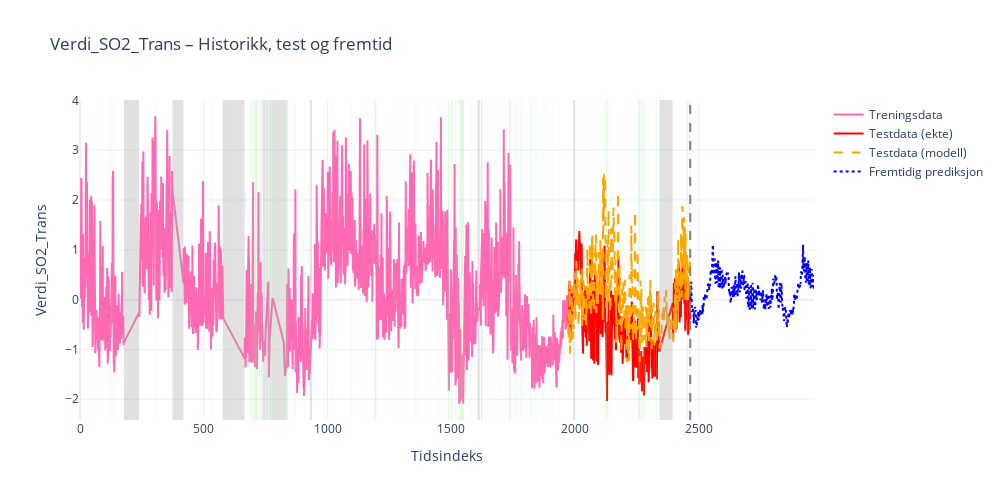
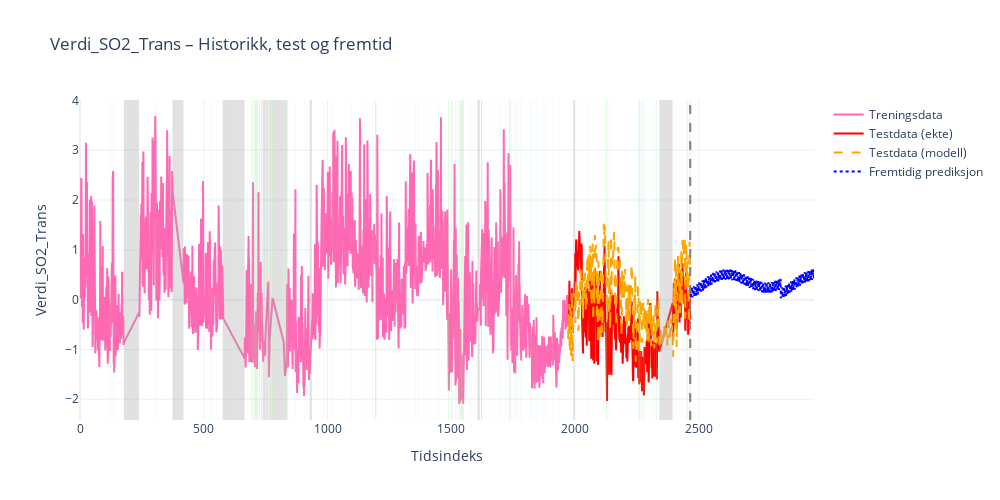

Source (notebook cell) for these figures, in order:
### Code cell
features = ["Nedbør", "Temperatur", "Vindhastighet", "Verdi_NO2_Trans", "måned", "ukedag", "sin_dag", "cos_dag"]

prediksjon_med_fremtidige_verdier(df=data, target_col="Verdi_SO2_Trans", features=features, model_objekt=LGBMRegressor(), 
                                  antall_dager=500, dekningsgrad=data["Dekningsgrad_SO2"])
prediksjon_med_fremtidige_verdier(df=data, target_col="Verdi_SO2_Trans", features=features, model_objekt=LinearRegression(), 
                                  antall_dager=500, dekningsgrad=data["Dekningsgrad_SO2"])
